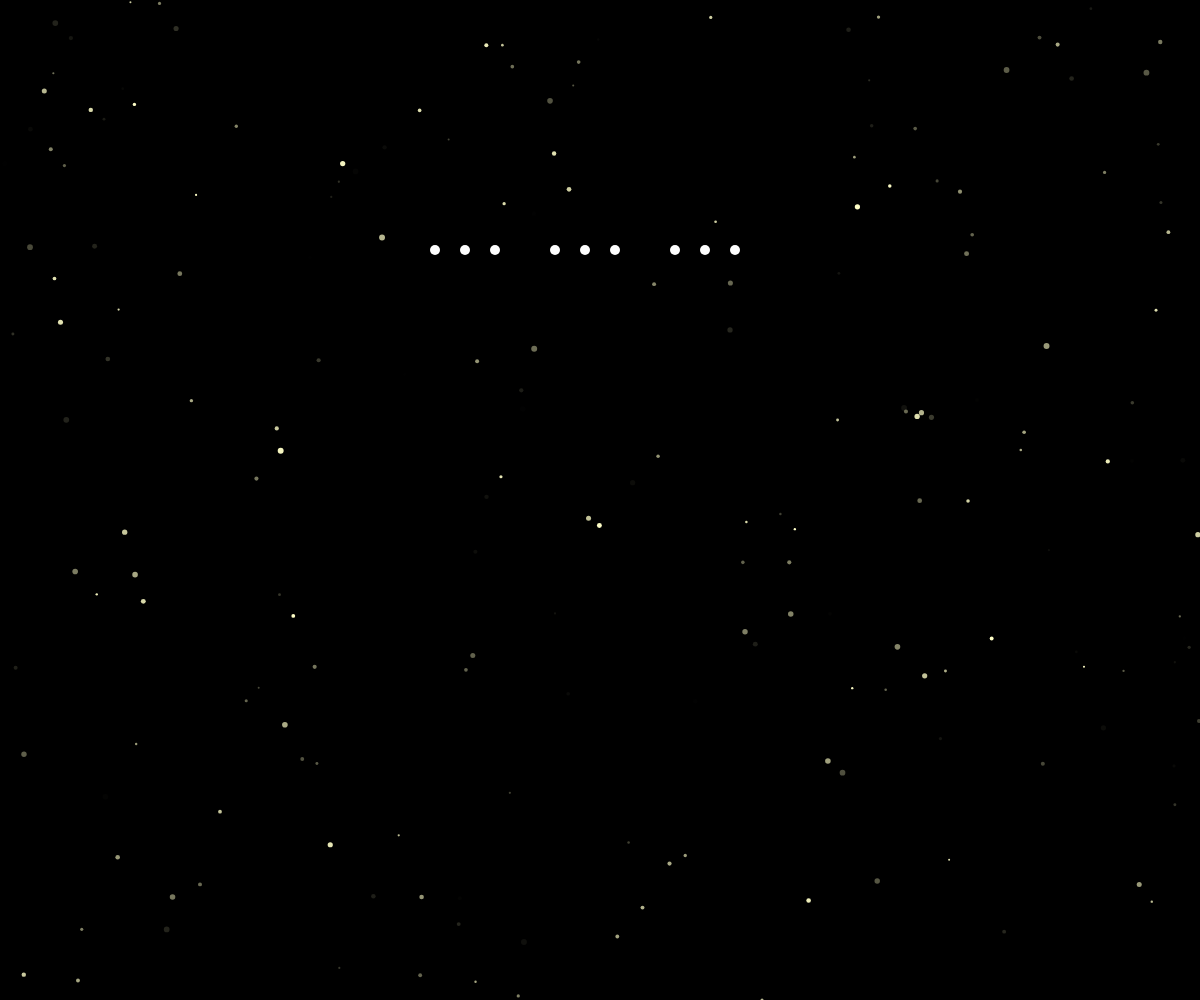
Frame 1 (no input)
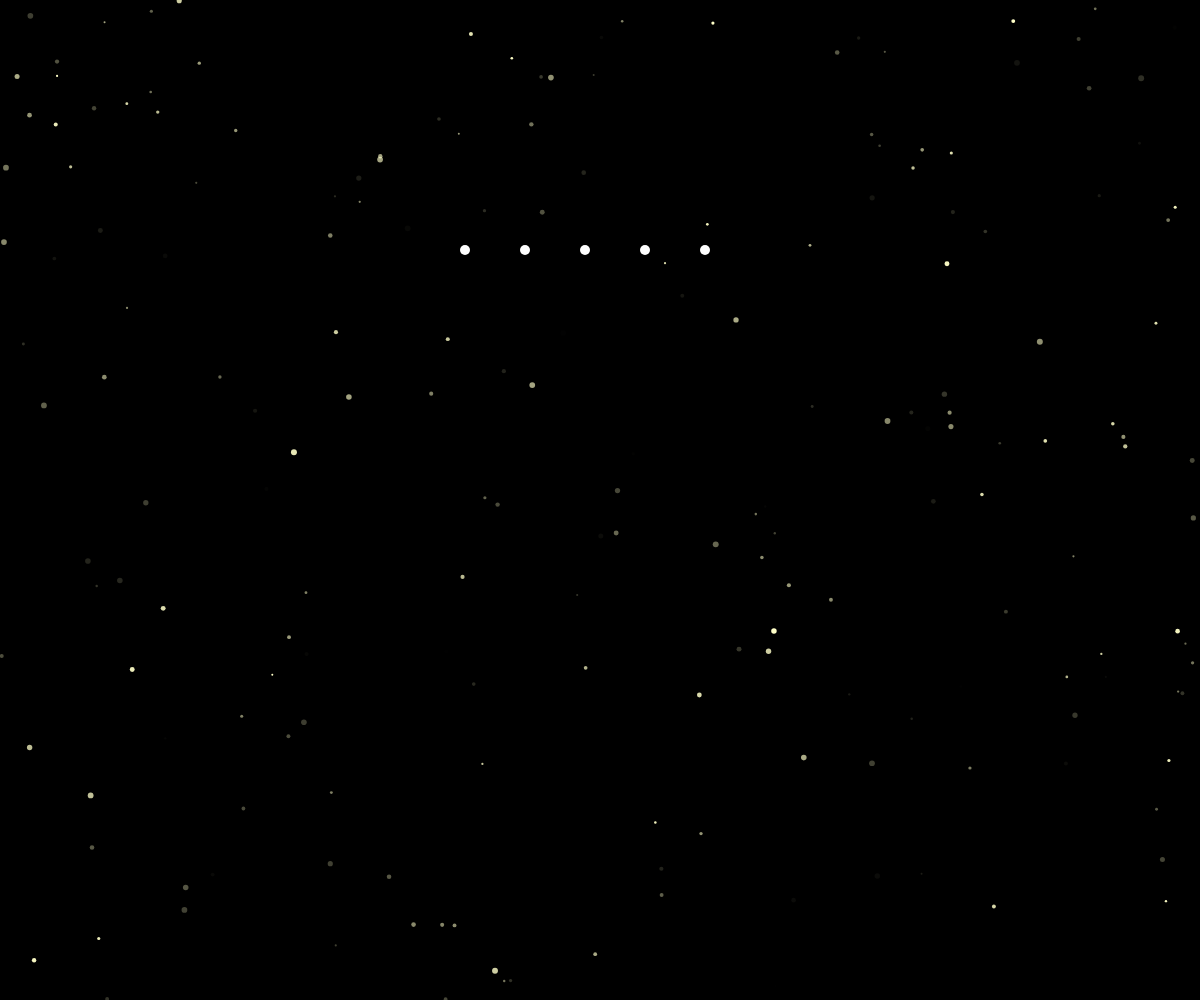
Frame 60 (no input)
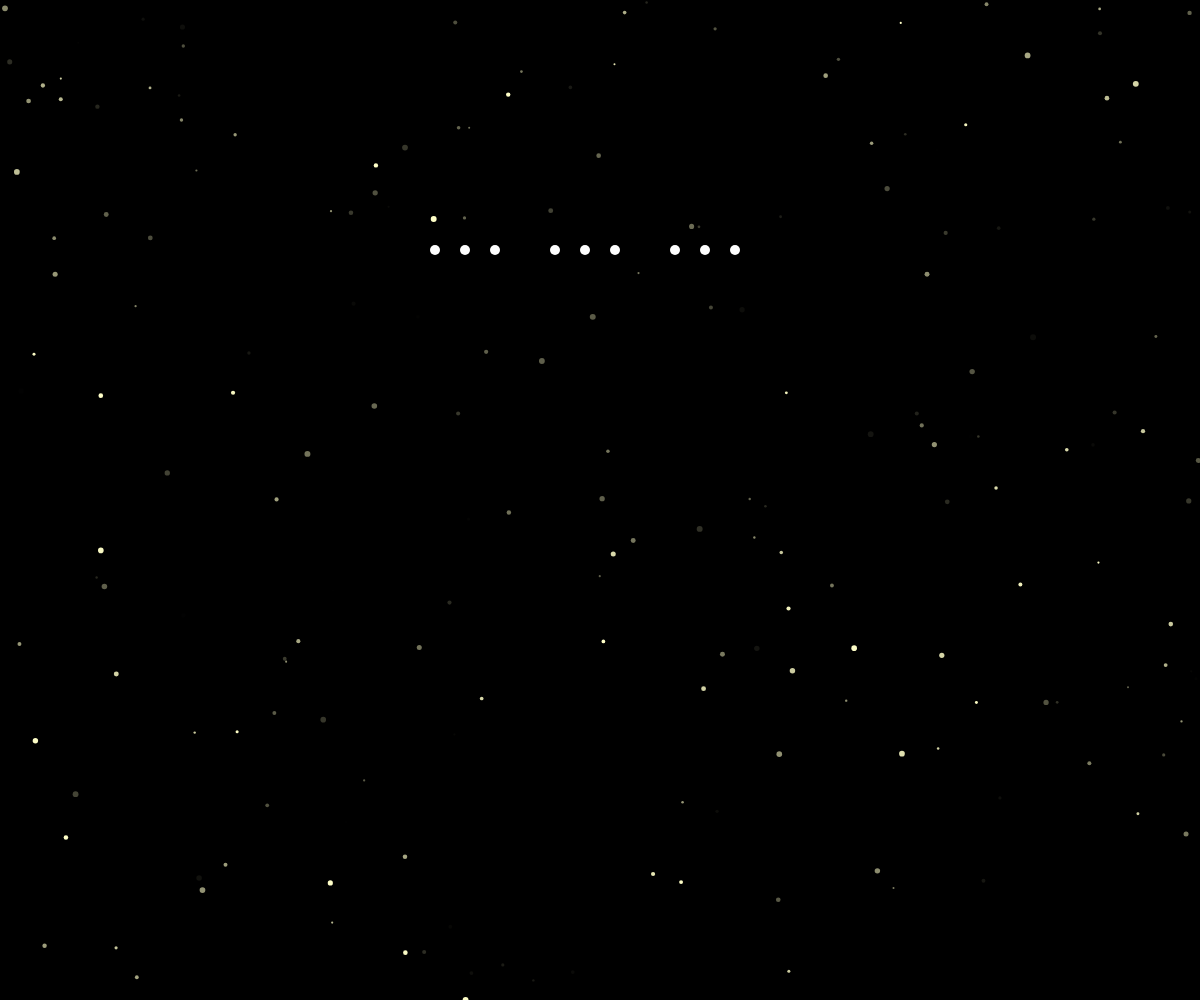
Frame 120 (the mouse pressed at the canvas centre since frame 60)

The p5.js sketch that drew these frames (run headless with seeded random() and noise() and a simulated clock; from frame 60 on, the mouse is pressed at the canvas centre):

// p5.js sketch
// ── sketch.js
let fireflies = [];
let morseCode = [
  [1, 1, 1, 0, 1, 1, 1, 0, 1, 1, 1], // S
  [0, 1, 0, 1, 0, 1, 0, 1, 0, 1, 0], // O
  [1, 1, 1, 0, 1, 1, 1, 0, 1, 1, 1]  // S
];
let patternIndex = 0;
let message = "SOS";
let time = 0;

function setup() {
  createCanvas(windowWidth, windowHeight);
  noStroke();
  
  // Create fireflies
  for (let i = 0; i < 200; i++) {
    fireflies.push({
      x: random(width),
      y: random(height),
      vx: random(-0.5, 0.5),
      vy: random(-0.5, 0.5),
      size: random(2, 6),
      brightness: random(100, 255),
      flicker: random(TWO_PI),
      phase: random(TWO_PI),
      syncPhase: random(TWO_PI)
    });
  }
}

function draw() {
  background(0);
  
  time += 0.02;
  let syncTime = time * 0.5;
  
  // Update and display fireflies
  for (let fly of fireflies) {
    // Drift
    fly.x += fly.vx;
    fly.y += fly.vy;
    
    // Boundary check
    if (fly.x < 0 || fly.x > width) fly.vx *= -1;
    if (fly.y < 0 || fly.y > height) fly.vy *= -1;
    
    // Flicker
    let flicker = sin(fly.flicker + time * 2) * 0.5 + 0.5;
    let brightness = fly.brightness * flicker;
    
    // Synchronization effect
    let syncEffect = sin(syncTime + fly.syncPhase);
    if (syncEffect > 0.8) {
      brightness = map(syncEffect, 0.8, 1, brightness, 255);
    }
    
    fill(255, 255, 200, brightness);
    ellipse(fly.x, fly.y, fly.size);
  }
  
  // Morse code display
  if (frameCount % 60 === 0) {
    patternIndex = (patternIndex + 1) % morseCode.length;
  }
  
  let pattern = morseCode[patternIndex];
  let spacing = 30;
  let startX = width / 2 - (pattern.length * spacing) / 2;
  let startY = height / 4;
  
  for (let i = 0; i < pattern.length; i++) {
    if (pattern[i] === 1) {
      fill(255);
      ellipse(startX + i * spacing, startY, 10, 10);
    } else {
      fill(0);
      ellipse(startX + i * spacing, startY, 10, 10);
    }
  }
}

function windowResized() {
  resizeCanvas(windowWidth, windowHeight);
}
